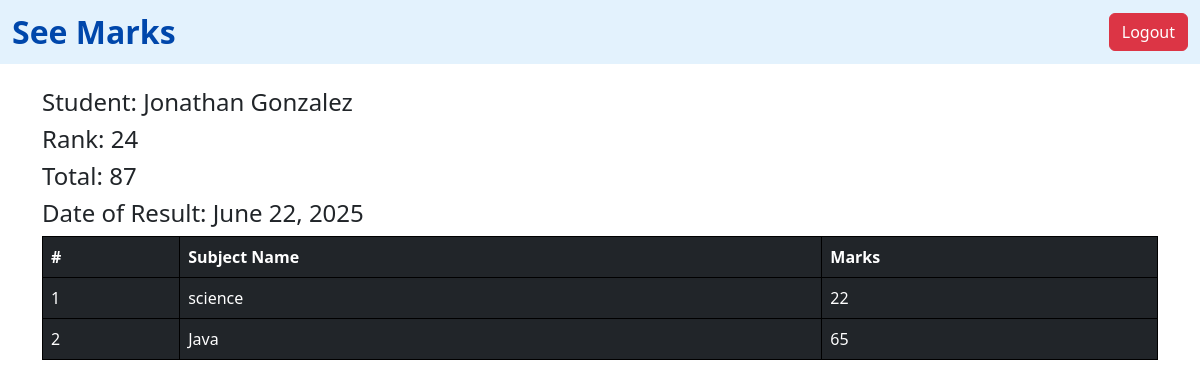
Page /see_marks/31/ on the earlier database version.
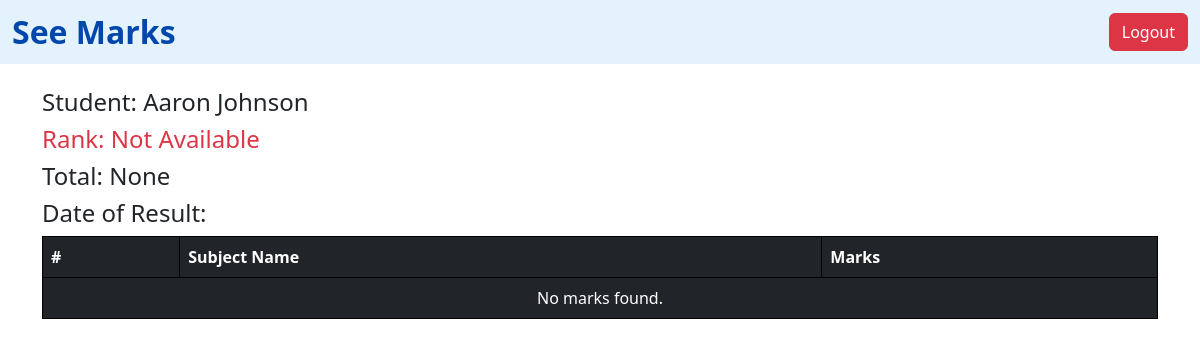
Same page on the later database version.
### vege/models.py (models this page shows, shortened)
class Student(models.Model):
    student_name = models.CharField(max_length=100)
    student_id = models.OneToOneField(StudentID, related_name="studentid", on_delete=models.CASCADE)
    student_email = models.EmailField(unique=True)
    department = models.ForeignKey(Department, on_delete=models.CASCADE)
    student_age = models.IntegerField(default=18)
    student_address = models.TextField(default = 100)
    is_active = models.BooleanField(default=True)
    is_deleted = models.BooleanField(default=False)
    objects = StudentManager()
    admin_objects = models.Manager
    class Meta:
        ordering = ['student_name']
        verbose_name = "student"

class ReportCard(models.Model):
    student = models.ForeignKey(Student, on_delete=models.CASCADE)
    student_rank = models.IntegerField()
    date_of_report_card_generation = models.DateField(auto_now_add=True)
    class Meta:
        unique_together = ['student_rank', 'date_of_report_card_generation']

class SubjectMarks(models.Model):
    student = models.ForeignKey(Student, related_name="studentmarks", on_delete=models.CASCADE)
    subject = models.ForeignKey(Subjects, on_delete=models.CASCADE)
    marks = models.IntegerField()
    class Meta:
        unique_together = ['student' , 'subject']

class Subjects(models.Model):
    subject_name = models.CharField(max_length = 100)

### vege/views.py (the view)
# urls.py: path('see_marks/<int:student_id>/', see_marks, name='see_marks'),
def see_marks(request, student_id):
    try:
        student = Student.objects.get(student_id__id=student_id)
        queryset = SubjectMarks.objects.filter(student=student)
        total_marks = queryset.aggregate(total_marks=Sum('marks'))
        report_card = ReportCard.objects.filter(student=student).first()
    except Student.DoesNotExist:
        student = None
        queryset = []
        total_marks = {'total_marks': 0}
        report_card = None
    return render(request, 'report/see_marks.html', {
        'student': student,
        'queryset': queryset,
        'total_marks': total_marks,
        'report_card': report_card,
    })

### vege/models.py (called while the page is built)
    def get_queryset(self):
        return super().get_queryset().filter(is_deleted = False)

### vege/templates/report/see_marks.html
{% extends "base.html" %}
{% block start %}
<nav class="navbar navbar-expand-lg" style="background-color: #e3f2fd;">
    <div class="container-fluid">
        <span class="navbar-brand mb-0 h1 fw-bold" style="font-size: 2rem; color: #0047ab;">See Marks</span>
        <div class="d-flex">
            <a href="{% url 'logout' %}" class="btn btn-danger">Logout</a>
        </div>
    </div>
</nav>
<div class="container mt-4">
    <h4>Student: {{ student.student_name }}</h4>
{% if report_card %}
    <h4>Rank: {{ report_card.student_rank }}</h4>
{% else %}
    <h4 class="text-danger">Rank: Not Available</h4>
{% endif %}
<h4>Total: {{ total_marks.total_marks }}</h4>
<h4>Date of Result: {{ report_card.date_of_report_card_generation }}</h4>
    <table class="table table-dark">
        <thead>
            <tr>
                <th>#</th>
                <th>Subject Name</th>
                <th>Marks</th>
            </tr>
        </thead>
        <tbody>
            {% for marks in queryset %}
            <tr>
                <td>{{ forloop.counter }}</td>
                <td>{{ marks.subject.subject_name }}</td>
                <td>{{ marks.marks }}</td>
            </tr>
            {% empty %}
            <tr>
                <td colspan="3" class="text-center">No marks found.</td>
            </tr>
            {% endfor %}
        </tbody>
    </table>
</div>
{% endblock %}

Differences in the rows shown:
no longer on this page (row edited): Student: student_name "Jonathan Gonzalez"
removed ReportCard: student_rank "24", date_of_report_card_generation "June 22, 2025"
removed SubjectMarks: subject.subject_name "science", marks "22"
removed SubjectMarks: subject.subject_name "Java", marks "65"
now on this page (row edited): Student: student_name "Aaron Johnson"
Other differences:
{{ total_marks.total_marks }}: "87" → "None"
text no longer shown: "Rank:"
text now shown: "Rank: Not Available No marks found."
